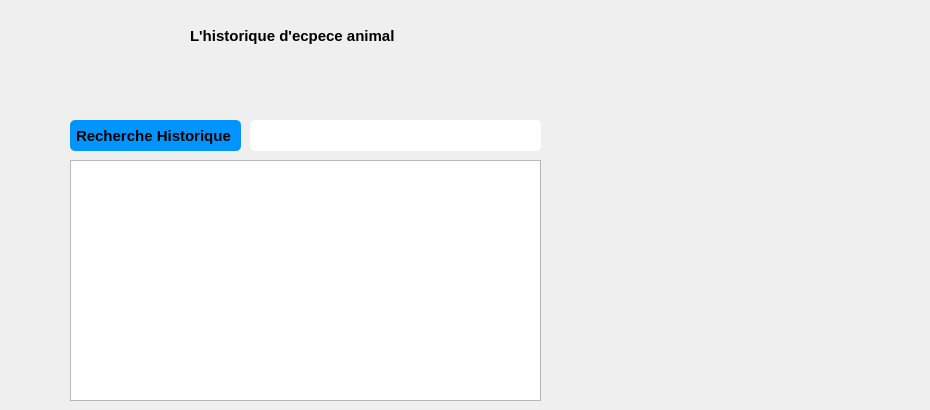
   <widget class="QWidget" name="page_7">
    <widget class="QLineEdit" name="Find_Historique">
     <property name="geometry">
      <rect>
       <x>250</x>
       <y>120</y>
       <width>291</width>
       <height>31</height>
      </rect>
     </property>
     <property name="styleSheet">
      <string notr="true">QLineEdit {
padding: 5px;
border-radius: 5px;

font-weight: bold;
}</string>
     </property>
    </widget>
    <widget class="QPushButton" name="pushButton_17">
     <property name="geometry">
      <rect>
       <x>540</x>
       <y>290</y>
       <width>121</width>
       <height>111</height>
      </rect>
     </property>
     <property name="font">
      <font>
       <pointsize>11</pointsize>
       <weight>75</weight>
       <bold>true</bold>
      </font>
     </property>
     <property name="styleSheet">
      <string notr="true">QPushButton { border: none;image :url(C:/Users/ASUS/Downloads/tools-and-utensils (2).png);}
QPushButton:hover
{
border: none;image :url(C:/Users/ASUS/Downloads/technology.png);
}
</string>
     </property>
     <property name="text">
      <string/>
     </property>
    </widget>
    <widget class="QTextBrowser" name="Historique_Espece">
     <property name="geometry">
      <rect>
       <x>70</x>
       <y>160</y>
       <width>471</width>
       <height>241</height>
      </rect>
     </property>
     <property name="font">
      <font>
       <pointsize>11</pointsize>
       <weight>75</weight>
       <bold>true</bold>
      </font>
     </property>
    </widget>
    <widget class="QPushButton" name="pushButton_19">
     <property name="geometry">
      <rect>
       <x>70</x>
       <y>120</y>
       <width>171</width>
       <height>31</height>
      </rect>
     </property>
     <property name="font">
      <font>
       <pointsize>11</pointsize>
       <weight>75</weight>
       <bold>true</bold>
      </font>
     </property>
     <property name="styleSheet">
      <string notr="true">QPushButton {
padding: 5px;
border-radius: 5px;
background-color:#0094ff;
font-weight: bold;
}
QPushButton:hover
{
color :white;
}</string>
     </property>
     <property name="text">
      <string>Recherche Historique </string>
     </property>
    </widget>
    <widget class="QLabel" name="label_6">
     <property name="geometry">
      <rect>
       <x>190</x>
       <y>20</y>
       <width>231</width>
       <height>31</height>
      </rect>
     </property>
     <property name="font">
      <font>
       <pointsize>11</pointsize>
       <weight>75</weight>
       <bold>true</bold>
      </font>
     </property>
     <property name="text">
      <string>L'historique d'ecpece animal</string>
     </property>
    </widget>
    <widget class="QPushButton" name="pushButton_36">
     <property name="geometry">
      <rect>
       <x>870</x>
       <y>0</y>
       <width>21</width>
       <height>23</height>
      </rect>
     </property>
     <property name="styleSheet">
      <string notr="true">QPushButton { border: none;image :url(C:/Users/ASUS/Downloads/left-chevron.png);}
QPushButton:hover
{
border: none;image :url(C:/Users/ASUS/Downloads/arrows.png);
}
</string>
     </property>
     <property name="text">
      <string/>
     </property>
    </widget>
    <widget class="QPushButton" name="pushButton_37">
     <property name="geometry">
      <rect>
       <x>900</x>
       <y>0</y>
       <width>21</width>
       <height>23</height>
      </rect>
     </property>
     <property name="styleSheet">
      <string notr="true">QPushButton { border: none;image :url(C:/Users/ASUS/Downloads/orientation.png);}
QPushButton:hover
{
border: none;image :url(C:/Users/ASUS/Downloads/orientation (1).png);
}
</string>
     </property>
     <property name="text">
      <string/>
     </property>
    </widget>
   </widget>
